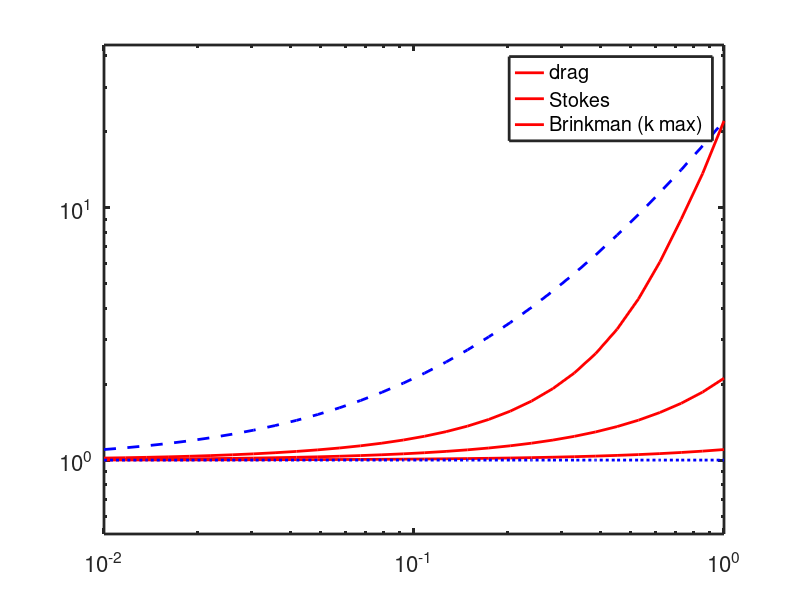

MATLAB code for this plot: (Note: this script raises an error after producing the figure.)
function StokesBrinkincpRml

% 0411 added pressure ca line 164
% 041: made R fixed, a varying so that we can plot for various k

%modelling of sphere translating with U in Stokes medium in spherical cavity in a larger
%Brinkman medium

close all
clear all
set(0,'defaultaxesfontsize',16);
set(0,'defaulttextfontsize',16);
set(0,'defaultaxeslinewidth',2);
set(0,'defaultlinelinewidth',2);

%global parameters
eta=1000;%fluid viscosity

nlines =50; %nlines for contour plot of streamfxn
region = 2.0; %multiplication of R to graph for plot of streamfxn
numplot = 30;
U = 1; %only affects streamfxn calc

%default params (later overridden)
R = 1; %sphere radius                   !! shud not be duplicated w fxn below!!
abyRdef = 0.8
kRdef = 1/(1-abyRdef) %default R / brinkman screening length
fscale = ones(1,numplot);

%define plotting region for drag force
abyR=logspace(-2, 0, numplot); %sphere radius/cavity radius
kR=logspace(-2,2,numplot); %R / brinkman screening length
kRmini=logspace(-1,1,3)

%=========================================================================%
%plot of Stokes scaled drag ag abyR
for j=1:length(kRmini)
    kRuse = kRmini(j);
    for n=1:length(abyR)
        abyRn=abyR(n);
        paramv = paramgen(abyRn,kRuse,eta);
        A=paramv(1,1); %B=paramv(2); C=paramv(3); E=paramv(4); beta=paramv(5); lam = paramv(6); % !!check: lam = 0??
        a = R*abyRn;
        fscale(n)=(2/3)*((eta*a)^-1).*A;
    end %for n
figure(2);
loglog(abyR,fscale,'-r')
hold on
%also plot Brinkman drag (see problem #2, p105) & Stokes Drag lines
end %for j
fStokes = ones(1,length(abyR));
fBrink = ((kRuse.*abyR).^2)/9+kRuse.*abyR+1;
loglog(abyR,fBrink,'--b',abyR,fStokes,':b');
axis([min(abyR) max(abyR)   min(fscale)*0.5  max(fscale)*2])
legend('drag','Stokes', 'Brinkman (k max)')
%grid on

Title('Sphere Drag in Brinkman Stokes Cavity, various k','FontSize',16,'Interpreter','latex');
xlabel('$a/R$','FontSize',16,'Interpreter','latex');
ylabel('$f_d / (6 \pi \eta U a)$','FontSize',16,'Interpreter','latex');
set(gca,'FontSize',16,'FontName','Times')
print('-depsc','f vs abyR Brinkcavity.eps')


%=========================================================================%
%plot of Stokes scaled drag ag k*R
for n=1:length(kR)
    dumkR=kR(n)
    paramv = paramgen(abyRdef,kR(n),eta);
    A=paramv(1); %B=paramv(2); C=paramv(3); E=paramv(4); beta=paramv(5); lam = paramv(6); % !!check: lam = 0??
    fscale(n)=(2/(3*eta*a))*A;
end %for
figure(3);
loglog(kR,fscale,'ok')
hold on
Title('Sphere Drag in Brinkman Stokes Cavity (a/R=0.1)','FontSize',16,'Interpreter','latex');
xlabel('$ R / l_B \equiv k R $','FontSize',16,'Interpreter','latex');
ylabel('$f_d / (6 \pi \eta U a)$','FontSize',16,'Interpreter','latex');
set(gca,'FontSize',16,'FontName','Times')
print('-depsc','f vs kR Brinkcavity.eps')

%=========================================================================%
%calculate streamfxns
R=1; %again
abyRdef = 0.8;
a=R*abyRdef;
kRdef = R/(R-a) %default R / brinkman screening length
k=kRdef/R;
% kRdef = 10^2 %default R / brinkman screening length
% k=kRdef/R;

paramv = paramgen(abyRdef,kRdef,eta); %generate and assign params
A=paramv(1); B=paramv(2); C=paramv(3); E=paramv(4); beta=paramv(5); lam = paramv(6); % !!check: lam = 0??

%draw streamfunctions
% kind thanks to HW3 files from where some of this code taken -
% data generation
x=linspace(-region*R,region*R,401); % $$ inserted 
y=x;
[xx,yy]=meshgrid(x,y);
[tt,rr]=cart2pol(xx,yy);
%generate streamfxn values for all points on plane
for m=1:size(x,2)
    for n=1:size(x,2)
        if(rr(m,n)<a)
            zz(m,n)=0;
        else                
            if (rr(m,n)<R) %ie if less than cavity size, compute streamfunction for inner Stokes region
                r=rr(m,n);
                theta = tt(m,n);
                psi = U*(sin(theta)^2)*(0.5/eta*(A*r+0.1*B*r^4)+0.5*C*r^2-E*r^-1);
                zz(m,n) = psi;            
            else %if in Brinkman region, compute streamfunction for outer Brinkman region
                r=rr(m,n);
                theta = tt(m,n);
                fr = beta*h1f(k,r)*(r^-1) - beta*h1rf(k,r) + 3* lam*r^-3;
                gr=  beta*h1f(k,r)*(r^-1) + beta*h1rf(k,r) - lam*r^-3;
                psi = 0.5*U*(r^2)*(fr+gr)*(sin(theta)^2);
                zz(m,n) = psi;
%                zz(m,n)=0;
            end %if
        end %if     
    end %for
end %for
%plot streamfxn contourlines
figure(4);
contour(xx,yy,zz,nlines,'k');
hold on
circle([0,0],a,50,'k-')
circle([0,0],R,100,'k:')
Title('Sphere Moving in Brinkman Stokes Cavity (a/R=0.8; k(R-a)=1)','FontSize',14,'Interpreter','latex');
xlabel('$x/a$','FontSize',16,'Interpreter','latex');
ylabel('$y/a$','FontSize',16,'Interpreter','latex');
set(gca,'FontSize',16,'FontName','Times')
axis square
axis tight
axis(region*a*[-R,R,-R,R]) % $$ inserted 
print('-depsc','strmlinesBrinkcavity1.eps')



%=========================================================================
%this function generates the needed parameters for calculation of fluid
%flow, drage force etc

function params = paramgen(abyRf,kRf,eta)
R = 1; %sphere radius
a=R*abyRf; %cavity radius
k=kRf/R; %reciprocal Brinkman screening length ie k = 1/lb
U = 1; %sphere velocity

%Hankel functions evaluated at r=R
h = 1i*exp(-k*R)*((k*R)^-1+(k*R)^-2);%first Hankel function
hr = -1i*k*exp(-k*R)*((k*R)^-1 + 2*(k*R)^-2 + 2*(k*R)^-3);%derivative of first Hankel function
hrr = 1i*(k^2)*exp(-k*R)*((k*R)^-1 + 3*(k*R)^-2 + 6*(k*R)^-3 + 6*(k*R)^-4);%2nd derivative of first Hankel function

%solve for params using BCs 
BCa =   [0.5/(eta*a)    -(a^2)/(10*eta)     0   -3*(a^-3)    0                            0]; %no slip along sphere along position vector
BCb =   [0.5/(eta*a)    2*(a^2)/(10*eta)    1   a^-3         0                            0]; %no slip along sphere along flow
BCc =   [0.5/(eta*R)    -(R^2)/(10*eta)     0   -3*(R^-3)    -(h*(R^-1)-hr)       -3*(R^-3)]; %equal velocities at interface, here in direction of position vector
BCd =   [0.5/(eta*R)    0.2*(R^2)/eta       1   R^-3         -(h*(R^-1)+hr)            R^-3]; %equal velocities at interface, here in direction of flow
% BCe =   [-2/(eta*(R^2)) R/(10*eta)        0   18*(R^-4)    (4*h*(R^-2)-4*hr*(R^-1)+hrr)      18*(R^-4)]; %equal traction in direction of position vector   
% BCf =   [0              3*R/(10*eta)      0   -6*(R^-4)    -hrr                    -6*(R^-4)];
BCe =   [-3/(eta*(R^2)) -9*R/(10*eta)       0   18*(R^-4)    (4*h*(R^-2)-4*hr*(R^-1)+hrr)      (1*(k^2)*(R^-2) + 18*(R^-4))]; %equal traction in direction of position vector   
BCf =   [0              3*R/(10*eta)        0   -6*(R^-4)    -hrr                               -6*(R^-4)];

BC =    [BCa; BCb; BCc; BCd; BCe; BCf];
BCv =   [0 1 0 0 0 0]';
%solve for params
%params = BC \ BCv;
params = inv(BC)*BCv;
return

function h1f = h1f(k,r) %hankel
    h1f = 1i*exp(-k*r)*((k*r)^-1+(k*r)^-2);%first Hankel function 
return

function h1rf = h1rf(k,r) %hankel
    h1rf = -1i*k*exp(-k*r)*((k*r)^-1 + 2*(k*r)^-2 + 2*(k*r)^-3);%derivative of first Hankel function
return
% function h1rrf = h1rrf(k,r) %hankel
%     h1rrf = i*k^2*exp(-k*R)*((k*R)^-1 + 3*(k*R)^-2 + 6*(k*R)^-3 + 6*(k*R)^-4)%2nd derivative of first Hankel function
% return

function H=circle(center,radius,NOP,style)
%------------------------------------------------------
% H=CIRCLE(CENTER,RADIUS,NOP,STYLE)
% This routine draws a circle with center defined as
% a vector CENTER, radius as a scaler RADIS. NOP is 
% the number of points on the circle. As to STYLE,
% use it the same way as you use the rountine PLOT.
% Since the handle of the object is returned, you
% use routine SET to get the best result.
%
% Usage Examples,
%
% circle([1,3],3,1000,':'); 
% circle([2,4],2,1000,'--');
%
% Zhenhai Wang <zhenhai@ieee.org>
% Version 1.00
% December, 2002
%-------------------------------------------------------

if (nargin <3),
error('Please see help for INPUT DATA.');
elseif (nargin==3)
style='b-';
end;
THETA=linspace(0,2*pi,NOP);
RHO=ones(1,NOP)*radius;
[X,Y] = pol2cart(THETA,RHO);
X=X+center(1);
Y=Y+center(2);
H=plot(X,Y,style,'linewidth',2);
axis square;
